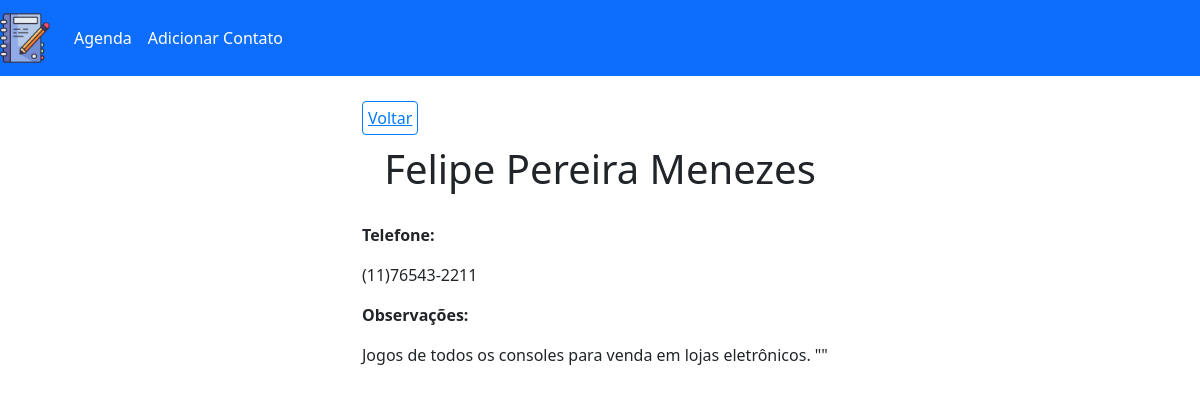
Page /show.php?id=3 on the committed database.
### tables this page shows
CREATE TABLE `contacts` (
  `id` int(10) UNSIGNED NOT NULL,
  `name` varchar(150) DEFAULT NULL,
  `phone` varchar(20) DEFAULT NULL,
  `observation` text DEFAULT NULL
);

### config/process.php (called while the page is built, shortened)
<?php
	include_once("connection.php");
	include_once("url.php");
    $data = $_POST;
    if(!empty($data)) {
        if($data["type"] === "create") {
            $name = $data["name"];
            $phone = $data["phone"];
            $observation = $data["observation"];
            $query = "INSERT INTO contacts (name, phone, observation) VALUES (:name, :phone, :observation)";
            $stmt = $conn->prepare($query);
            $stmt->bindParam(":name", $name);
            $stmt->bindParam(":phone", $phone);
            $stmt->bindParam(":observation", $observation);
            try {
                $stmt->execute();
                $_SESSION["msg"] = "Contato criado com sucesso!";
              } catch(PDOException $e) {
               $error = $e->getMessage();
                echo "Erro: $error";
    }
        } else if($data["type"] === "edit") {
            $name = $data["name"];
            $phone = $data["phone"];
            $observation = $data["observation"];
            $id = $data["id"];
            $query = "UPDATE contacts
                      SET name = :name, phone = :phone, observation = :observation
                      WHERE id = :id";
            $stmt = $conn->prepare($query);
            $stmt->bindParam(":name", $name);
            $stmt->bindParam(":phone", $phone);
            $stmt->bindParam(":observation", $observation);
            $stmt->bindParam(":id", $id);
                    try {
                $stmt->execute();
                $_SESSION["msg"] = "Contato atualizado com Sucesso!";
              } catch(PDOException $e) {
               $error = $e->getMessage();
                echo "Erro: $error";
    }
        } else if($data["type"] === "delete") {
            $id = $data["id"];
            $query = "DELETE FROM contacts WHERE id = :id";
            $stmt = $conn->prepare($query);
            $stmt->bindParam(":id", $id);
            try {
                $stmt->execute();
                $_SESSION["msg"] = "Contato removido com Sucesso!";
              } catch(PDOException $e) {
               $error = $e->getMessage();
                echo "Erro: $error";
        }
    }
            header("location:" . $BASE_URL . "../index.php");
    } else {
        if(!empty($_GET)) {
        $id = $_GET["id"];
    }
        if (!empty($id)) {
            $query = "SELECT * FROM contacts WHERE id = :id";
            $stmt = $conn->prepare($query);
            $stmt->bindParam(":id", $id);
            $stmt->execute();
            $contact = $stmt->fetch();
        } else {
            $contacts = [];
            $query = "SELECT * FROM contacts";
            $stmt = $conn->prepare($query);
            $stmt->execute();
            $contacts = $stmt->fetchAll();
        }
    }
?>

### show.php (the view, shortened to what this page needs)
<?php
    include_once("templates/header.php");
?>
    <div class="container" id="view-contact-container">
        <h1 id="main-title"><?= $contact["name"] ?></h1>
        <p class="bold">Telefone:</p>
        <p><?= $contact["phone"] ?></p>
        <p class="bold">Observações:</p>
        <p><?= $contact["observation"] ?></p>
    </div>
<?php
    include_once("templates/footer.php");
?>

### css/style.css (style rules this page uses)
#main-title { text-align: center; margin: 15px 0 30px; }
#view-contact-container { max-width: 500px; margin: 0 auto; }
.bold { font-weight: bold; }
#back-link-container { display: block; width: 500px; margin: 30px auto 0; }
#back-link { border: 1px solid #007BFF; color: #007BFF; border-radius: 4px; padding: 5px; }

### rows in the picture
contacts: name "Felipe Pereira Menezes", phone "(11)76543-2211", observation "Jogos de todos os consoles para venda em lojas eletrônicos. \"\""
